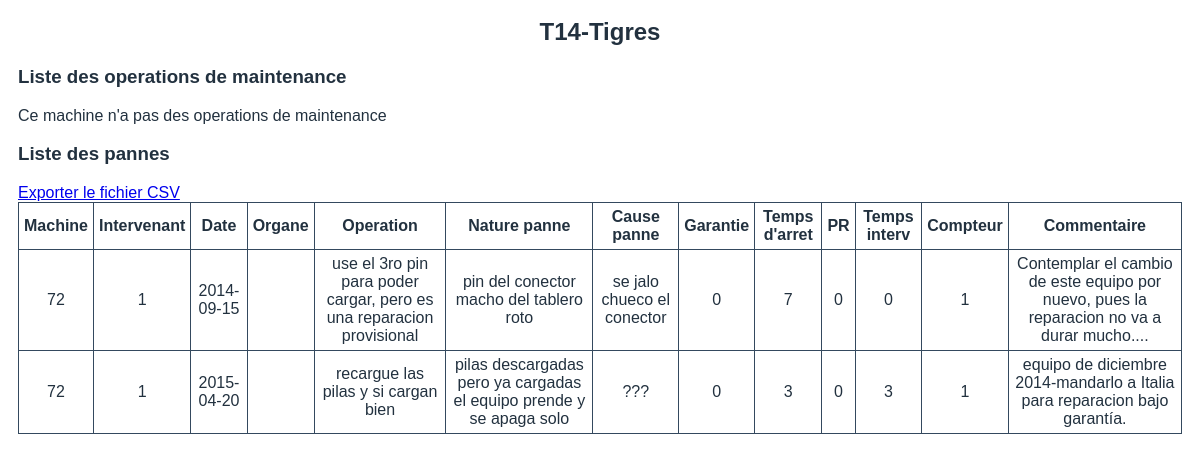
Page /operations.php?id=72&nombre=T14-Tigres on the committed database.
### tables this page shows
CREATE TABLE `panne` (
  `id_panne` int(11) NOT NULL,
  `id_machine` int(11) NOT NULL,
  `id_interv` int(11) NOT NULL,
  `date` date NOT NULL,
  `organe` varchar(200) DEFAULT NULL,
  `operation` varchar(200) DEFAULT NULL,
  `nature_panne` varchar(200) DEFAULT NULL,
  `cause_panne` varchar(200) DEFAULT NULL,
  `garantie` tinyint(1) NOT NULL DEFAULT '0',
  `temps_darret` int(11) DEFAULT NULL,
  `PR` varchar(100) DEFAULT NULL,
  `tps_interv` int(11) DEFAULT NULL,
  `compteur` int(11) DEFAULT NULL,
  `commentaire` text
);

### operations.php (the view, shortened to what this page needs)
<?php
	require_once 'conexion.php';
	$enlace = mysqli_connect($hostname, $username, $password, $database);
	$id = $_GET["id"];
	$query_panne = "SELECT * FROM panne WHERE id_machine=".$id;
	$query_maint = "SELECT * FROM maintenance WHERE id_machine=".$id;
	$resultado_panne = mysqli_query($enlace, $query_panne);
	$resultado_maint = mysqli_query($enlace, $query_maint);
	$nombre = $_GET["nombre"];
?>
<html>
	<head>
		<link rel="stylesheet" type="text/css" href="CSS/operations_style.css">
	</head>
	<body>
		<center><h2><?php echo $nombre; ?></h2></center>
		<h3>Liste des operations de maintenance</h3>
		<?php if(mysqli_num_rows($resultado_maint)>0) { ?>
		<a href="exportar_maintenance.php?id=<?php echo $id; ?>&nombre=<?php echo $nombre; ?>" target="_blank">Exporter le fichier CSV</a>
		<br/>
		<table border="1" cellpadding="5" cellspace="5">
		<tr>
		    <th>Machine</th>
		    <th>Operation</th>
		    <th>Intervenant</th>
		    <th>Date</th>
		    <th>Echeance</th>
		    <th>Compteur</th>
		    <th>Comentaire</th>
		</tr>
		<?php while ($fila_maint = mysqli_fetch_assoc($resultado_maint)) { ?>
        <tr>
        	<td><?php echo $fila_maint["id_machine"] ?></td>
        	<td><?php echo $fila_maint["id_oper"] ?></td>
        	<td><?php echo $fila_maint["id_interv"] ?></td>
        	<td><?php echo $fila_maint["date"] ?></td>
        	<td><?php echo $fila_maint["echeance"] ?></td>
        	<td><?php echo $fila_maint["compteur"] ?></td>
        	<td><?php echo $fila_maint["commentaire"] ?></td>
    	</tr>
		<?php } ?>
		</table>
		<?php } else echo "Ce machine n'a pas des operations de maintenance";?>
		<h3>Liste des pannes</h3>
		<?php if(mysqli_num_rows($resultado_panne)>0) { ?>
		<a href="exportar_panne.php?id=<?php echo $id; ?>&nombre=<?php echo $nombre; ?>" target="_blank">Exporter le fichier CSV</a>
		<br/>
		<table border="1" cellpadding="5" cellspace="5">
		<tr>
		    <th>Machine</th>
		    <th>Intervenant</th>
		    <th>Date</th>
		    <th>Organe</th>
		    <th>Operation</th>
		    <th>Nature panne</th>
		    <th>Cause panne</th>
		    <th>Garantie</th>
		    <th>Temps d'arret</th>
		    <th>PR</th>
		    <th>Temps interv</th>
		    <th>Compteur</th>
		    <th>Commentaire</th>
		</tr>
		<?php while ($fila_panne = mysqli_fetch_assoc($resultado_panne)) { ?>
        <tr>
        	<td><?php echo $fila_panne["id_machine"] ?></td>
        	<td><?php echo $fila_panne["id_interv"] ?></td>
        	<td><?php echo $fila_panne["date"] ?></td>
        	<td><?php echo $fila_panne["organe"] ?></td>
        	<td><?php echo $fila_panne["operation"] ?></td>
        	<td><?php echo $fila_panne["nature_panne"] ?></td>
        	<td><?php echo $fila_panne["cause_panne"] ?></td>
        	<td><?php echo $fila_panne["garantie"] ?></td>
        	<td><?php echo $fila_panne["temps_darret"] ?></td>
        	<td><?php echo $fila_panne["PR"] ?></td>
        	<td><?php echo $fila_panne["tps_interv"] ?></td>
        	<td><?php echo $fila_panne["compteur"] ?></td>
        	<td><?php echo $fila_panne["commentaire"] ?></td>
    	</tr>
		<?php } ?>
		</table>
		<?php } else echo "Ce machine n'a pas des pannes";?>
	</body>
</html>

### CSS/operations_style.css (style rules this page uses)
* { font-family: 'Montserrat', sans-serif; }
body { padding: 10px; color: #22313f; }
table { border-collapse: collapse; background: #fff; border-radius: 5px; color: #22313f; }
table tr th,td { text-align: center; border: 1px solid #34495e; }

### rows in the picture
panne: id_machine "72", id_interv "1", date "2014-09-15", operation "use el 3ro pin para poder cargar, pero es una reparacion provisional", nature_panne "pin del conector macho del tablero roto", cause_panne "se jalo chueco el conector", garantie "0", temps_darret "7", PR "0", tps_interv "0", compteur "1", commentaire "Contemplar el cambio de este equipo por nuevo, pues la reparacion no va a durar mucho...."
panne: id_machine "72", id_interv "1", date "2015-04-20", operation "recargue las pilas y si cargan bien", nature_panne "pilas descargadas pero ya cargadas el equipo prende y se apaga solo", cause_panne "???", garantie "0", temps_darret "3", PR "0", tps_interv "3", compteur "1", commentaire "equipo de diciembre 2014-mandarlo a Italia para reparacion bajo garantía."

### other values in the picture
$nombre "T14-Tigres"
